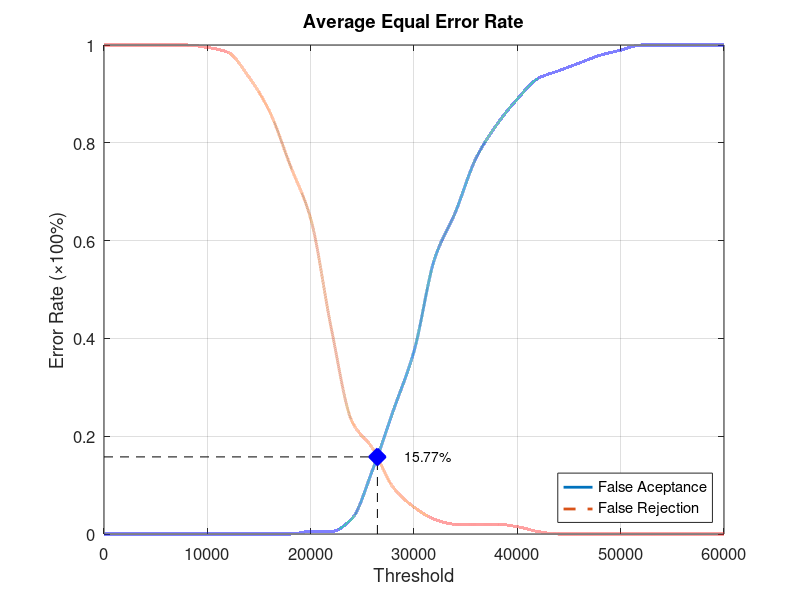
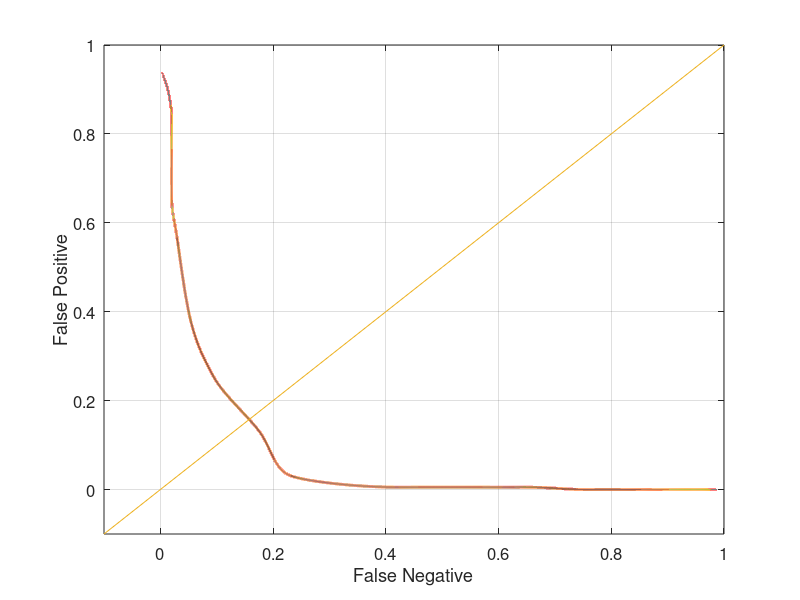

Reproduce these figures in MATLAB, in order.
function yEER = Database1_3
close all;
clear;
clc;
x = 0:2000:60000;
xq = 0:0.5:60000;

y0 = [0 0 0 0 0 0 0 0 0 0 0.00526316 0.00526316 0.0315789 0.131579 0.252632 0.373684 0.563158 0.657895 0.768421 0.836842 0.889474 0.931579 0.947368 0.963158 0.978947 0.989474 1 1 1 1 1];
yy0 = interp1(x, y0, xq, 'pchip');
y1 = [1 1 1 1 1 0.995 0.985 0.935 0.865 0.755 0.645 0.42 0.23 0.175 0.095 0.055 0.03 0.02 0.02 0.02 0.015 0.005 0 0 0 0 0 0 0 0 0];
yy1 = interp1(x, y1, xq, 'pchip');

% Calculating EER: 
y2 = abs(y0 - y1);
find(y2 == min(y2))
yy2 = abs(yy0 - yy1);
xEER = find(yy2 == min(yy2));
xEERIndex = xq(xEER) % X-axis EER
yEER = yy0(xEER) % Y-axis EER

main = figure
plot(xq, yy0,'-','LineWidth', 2);	hold on
plot(xq, yy1,'--','LineWidth', 2);	hold on
plot([xEERIndex xEERIndex], [0 yEER], 'k--');	hold on
plot([0 xEERIndex], [yEER yEER], 'k--');	hold on
plot(xEERIndex, yEER, 'bx', 'LineWidth', 10);	hold on
text(xEERIndex + 10 * xEERIndex / 100, yEER, [num2str(round((10000 * yEER)) / 100) '%'])
legend('False Aceptance', 'False Rejection', 'Location', 'SouthEast')
xlabel('Threshold')
ylabel('Error Rate (\times100%)')
title('Average Equal Error Rate')
set(gca, 'FontSize', 12)
axis([0 60000 0 1])
grid on

print(main, 'Database1_3Main', '-dpng');
FNRxFPR = figure('Color', [1 1 1]);
plot(yy1, yy0, '-', yy1, yy0, 'LineWidth', 2);
hold on
y = -0.1:0.1:1
plot(y, y); 
set(gca, 'FontSize', 12)
xlabel('False Negative')
ylabel('False Positive')
axis([-0.1 1 -0.1 1])
set(gca, 'FontSize', 12)
grid on

print(FNRxFPR, 'Database1_3FNRxFPR','-dpng');
end
